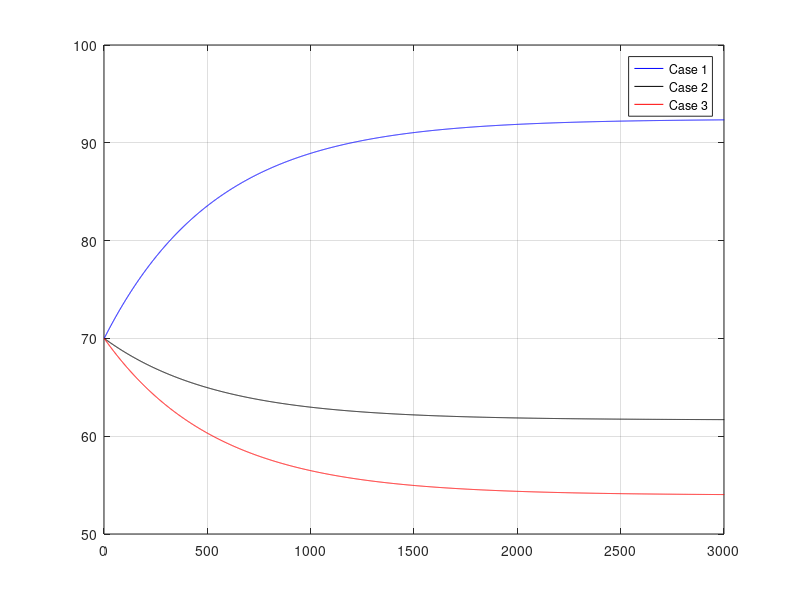

Reproduce this figure in MATLAB.
%%%%%%%%%%%%%%%%%%%%%%%%%%%%%%%%%%%%%%%%%%%%%
%% 《控制之美-卷一(第二版)》 代码
%% 作者：王天威
%% 清华大学出版社
%% 程序名称：7-1_System_Modeling_Weight_Loss.m
%% 程序功能：体重系统建模
%%%%%%%%%%%%%%%%%%%%%%%%%%%%%%%%%%%%%%%%%%%%%
%% 程序初始化，清空工作空间，缓存，
clear all;
close all;
clc;
% 读取Octave控制和信号数据库（注：如使用Matlab，可删除或注释掉本行代码）
pkg load control
%%%%%%%%%%%%%%%%%系统定义%%%%%%%%%%%%%%%%%%%%%
%% 定义系统变量
S = 5;
h = 175;
a = 20;
alpha = 1.3;
%% 定义初始体重
x0 = [70];
%% 定义三种不同的热量摄入与支出
Ei = [2500,2100,2500];
Ea = [0, 0, 500];
%% 建立传递函数
G_s = tf([1],[7000,10*alpha]);
%% 定义三种不同的系统输入
d = -alpha*(6.25*h-5*a+S);
u1 = (Ei(1)-Ea(1));
u2 = (Ei(2)-Ea(2));
u3 = (Ei(3)-Ea(3));
%% 定义仿真时间
t = 0: 1: 3000;
%% 系统仿真
%% 输入与扰动以阶跃形式作用在系统上，初始状态以冲激形式作用在系统上
x1 = (u1 + d)* step(G_s,t) + 7000 * x0 * impulse(G_s,t) ;
x2 = (u2 + d)* step(G_s,t) + 7000 * x0 * impulse(G_s,t) ;
x3 = (u3 + d)* step(G_s,t) + 7000 * x0 * impulse(G_s,t) ;
%% 绘图
plot (x1, 'b');
hold on
plot (x2, 'k');
hold on
plot (x3, 'r');
grid on;
hold off;
xlim ([0 3000]);
legend ('Case 1', 'Case 2', 'Case 3');
